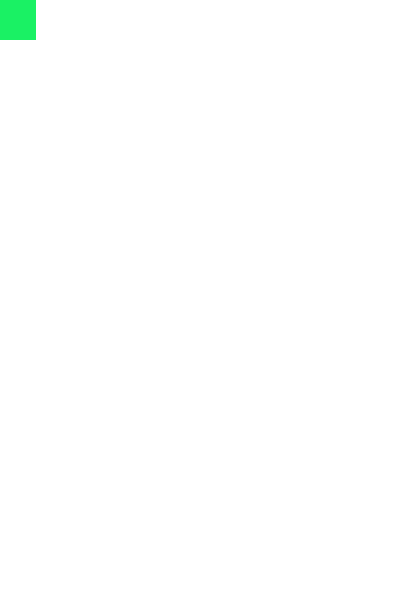
Frame 1 (no input)
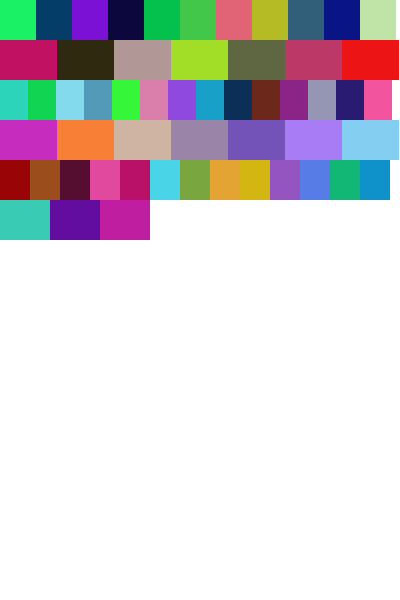
Frame 60 (the mouse pressed at the canvas centre just before this capture)
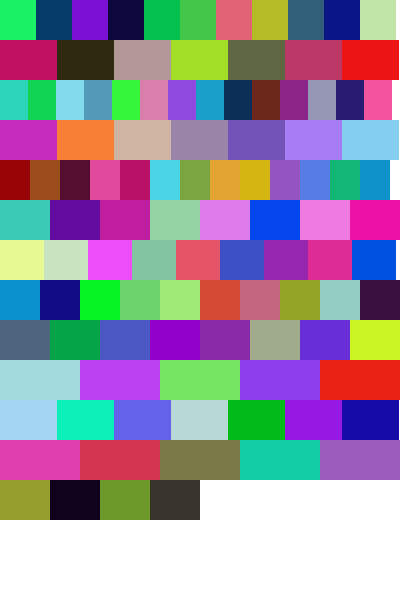
Frame 120 (the mouse held since frame 60 and released just before this capture)

The Processing sketch that drew these frames (run headless with seeded random() and noise(); from frame 60 on, the mouse is pressed at the canvas centre):

// Processing sketch: shifter
// ── shifter.pde
/************************************************
Ideas for patterns:
- Single color chase with gradient
- Have pixel remember its last color
- All pulse as same color
- All pulse as current color
- Line moving from one side to other (each directino)
- Start in corner and spread to all others (or start arbitrary and spread)
************************************************/

BoxelStrip[] boxelStrips = new BoxelStrip[15];
displayController displayController = new displayController();

void setup() {
  size(400, 600);
  background(255);
  for (int i = 0; i < boxelStrips.length; i++) {
    boxelStrips[i] = new BoxelStrip(int(random(5,15)), i * 40);
  }
}

void draw() {
  displayController.randomChaser();
}

class displayController {
	int bIndex;
	int sIndex;
	displayController () {
		bIndex = 0;
		sIndex = 0;
	}

	void randomChaser() {
		if (sIndex < boxelStrips.length) {
    		boxelStrips[sIndex].chase();
  		}
  		else {
    		sIndex = 0;
  		}
	}
}

class BoxelStrip {
  int numBoxels;
  Boxel[] strip;
  int stripYpos;
  float bWidth;

  BoxelStrip(int tempNumBoxels, int tempStripYpos) {
    numBoxels = tempNumBoxels;
    stripYpos = tempStripYpos;
    bWidth = width/numBoxels;
    build(numBoxels, stripYpos);
  }

  void build(int tempNumBoxels, int tempStripYpos) {
    numBoxels = tempNumBoxels;
    stripYpos = tempStripYpos;
    strip = new Boxel[numBoxels];    
    for (int i = 0; i < numBoxels; i++) {
      strip[i] = new Boxel(bWidth, 40, (bWidth * i), stripYpos, color(255, 0, 255));
    }
  }

  void display() {
    for (int i = 0; i < strip.length; i++) {
      strip[i].display();
      
    }
  }

  void chase() {
    if (displayController.bIndex < strip.length) {
      strip[displayController.bIndex].randomizeColor();
      strip[displayController.bIndex].display();
      displayController.bIndex++;
    }
    else {
      displayController.bIndex = 0;
      displayController.sIndex++;
    }
  }

  void oneRandom() {
    strip[int(random(strip.length))].randomizeColor();
  }

  void randomizeColors() {
    for (int i = 0; i < strip.length; i++) {
      strip[i].randomizeColor();
    }
  }
}

class Boxel {
  float xsize;
  int ysize;
  float xpos;
  int ypos;
  color c;
  
  Boxel(float tempXsize, int tempYsize, float tempXpos, int tempYpos, color tempC) {
    xsize = tempXsize;
    ysize = tempYsize;
    xpos = tempXpos;
    ypos = tempYpos;
    c = tempC;
  }
  
  void randomizeColor() {
    int r = int(random(255));
    int g = int(random(255));
    int b = int(random(255));
    c = color(r, g, b);
  }

  void display() {
    fill(c);
    noStroke();
    rect(xpos, ypos, xsize, ysize);
  }
}
